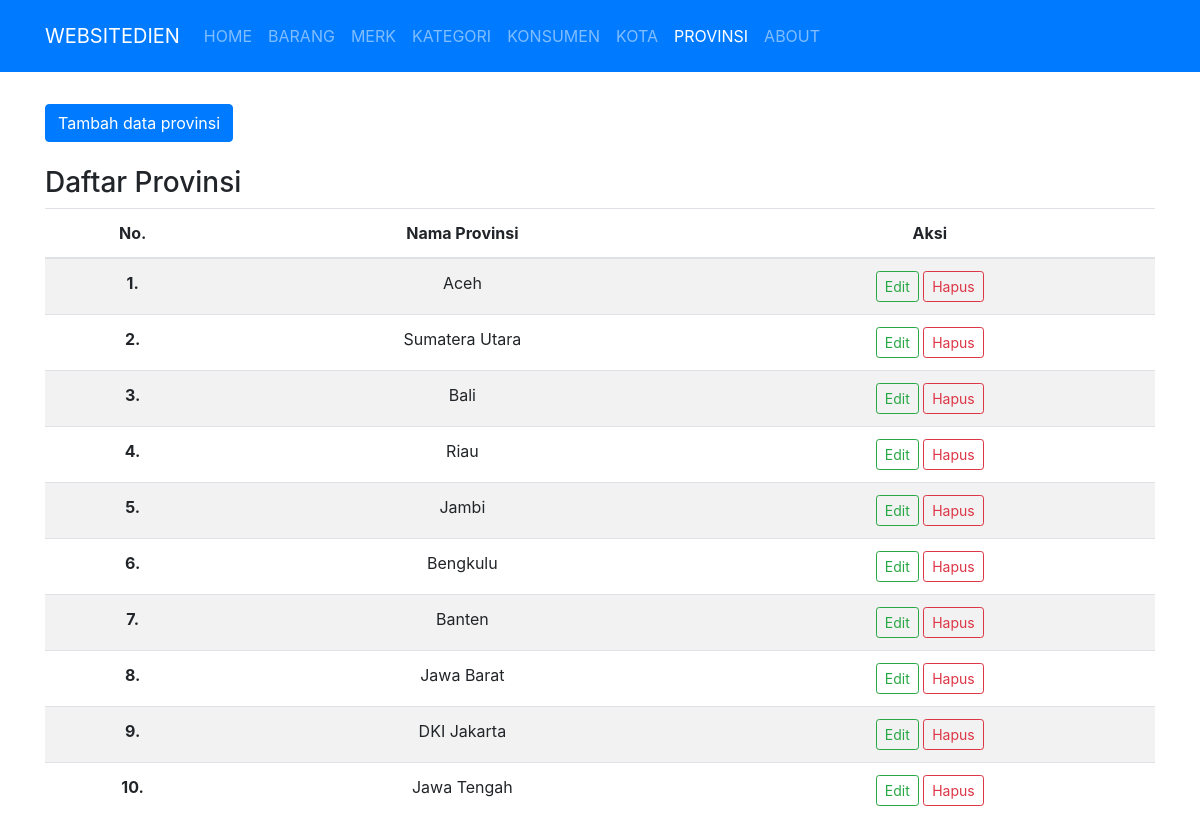
The page /public/provinsi on the database as committed earlier.
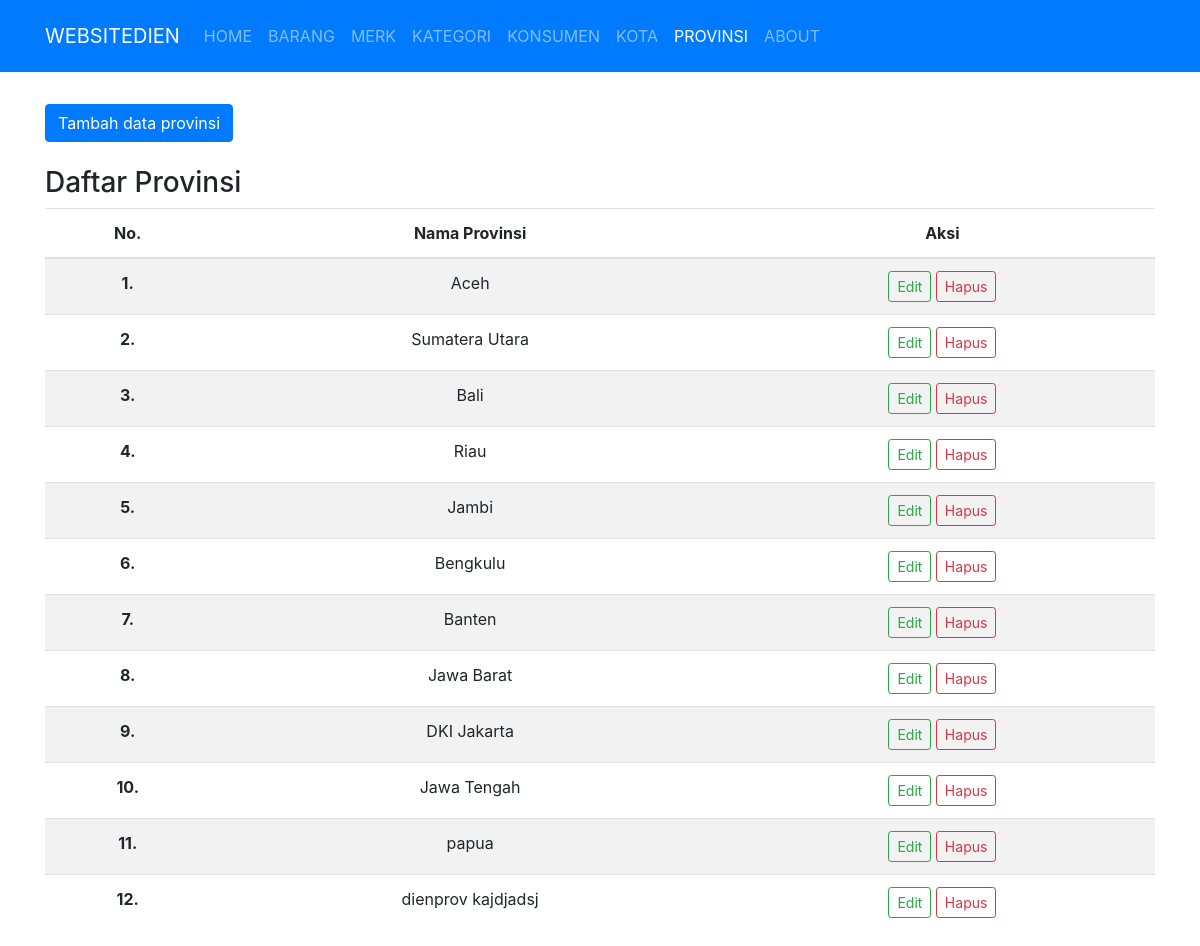
The same page on the database as committed later.
### tables this page shows
CREATE TABLE `provinsi` (
  `id_prov` int(11) NOT NULL,
  `nama_prov` varchar(50) NOT NULL
);

### app/core/Controller.php (called while the page is built, shortened)
<?php
class Controller
{
    public function view($view, $data = [])
    {
        require_once '../app/views/' . $view . '.php';
    }
    public function model($model)
    {
        return new $model;
    }
}

### app/controllers/Provinsi.php (called while the page is built, shortened)
<?php
class Provinsi extends Controller
{
    public function index()
    {
        $data['judul'] = 'Provinsi';
        $data['provinsi'] = $this->model('Provinsi_model')->getAllProvinsi();
        $this->view('provinsi/index', $data);
    }
}

### app/core/App.php (called while the page is built, shortened)
<?php
class App
{
    protected $method = 'index';
    protected $params = [];
    public function __construct()
    {
        $this->controller = new $this->controller;
        call_user_func_array([$this->controller, $this->method], $this->params);
    }
}

### public/index.php (called while the page is built, shortened)
<?php
$app = new App;

### app/core/Database.php (called while the page is built, shortened)
<?php
class Database
{
    private $host = DB_HOST;
    private $user = DB_USER;
    private $pass = DB_PASS;
    private $db_name = DB_NAME;
    private $dbh;
    private $stmt;
    public function __construct()
    {
        $dsn = 'mysql:host=' . $this->host . ';dbname=' . $this->db_name;
        $option = [
            PDO::ATTR_PERSISTENT => true,
            PDO::ATTR_ERRMODE => PDO::ERRMODE_EXCEPTION
        ];
        try {
            $this->dbh = new PDO($dsn, $this->user, $this->pass, $option);
        } catch (PDOException $err) {
            die($err->getMessage());
        }
    }
    public function query($query)
    {
        $this->stmt = $this->dbh->prepare($query);
    }
    public function execute()
    {
        $this->stmt->execute();
    }
    public function resultSet()
    {
        $this->execute();
        return $this->stmt->fetchAll(PDO::FETCH_ASSOC);
    }
}

### app/models/Provinsi_model.php (called while the page is built, shortened)
<?php
class Provinsi_model
{
    private $table = 'provinsi';
    private $db;
    public function __construct()
    {
        $this->db = new Database;
    }
    public function getAllProvinsi()
    {
        $this->db->query('SELECT * FROM ' . $this->table);
        return $this->db->resultSet();
    }
}

### app/views/provinsi/index.php (the view, shortened to what this page needs)
<div class="container mt-3">
    <div class="row mt-3">
        <div class="col-lg-12">
            <button type="button" class="btn btn-primary mb-4 tambahDataProv" data-toggle="modal" data-target="#formModal">
                Tambah data provinsi
            </button>
            <h3>Daftar Provinsi</h3>
            <table class="table table-striped">
                <thead>
                    <tr>
                        <th scope="col">No.</th>
                        <th scope="col">Nama Provinsi</th>
                        <th scope="col">Aksi</th>
                    </tr>
                </thead>
                <tbody>
                    <?php
                    $i = 0;
                    foreach ($data['provinsi'] as $prov) :
                        ?>
                        <tr>
                            <th scope="row"><?= $i + 1 ?>.</th>
                            <td><?= $prov['nama_prov']; ?></td>
                            <td>
                                <a href="<?= BASEURL; ?>/provinsi/edit/<?= $prov['id_prov']; ?>" class="btn btn-outline-success btn-sm editDataProv" data-toggle="modal" data-target="#formModal" data-id="<?= $prov['id_prov'] ?>">Edit</a>
                                <a href="<?= BASEURL; ?>/provinsi/hapus/<?= $prov['id_prov']; ?>" class="btn btn-outline-danger btn-sm" onclick="return confirm('Yakin akan dihapus ?');">Hapus</a>
                            </td>
                        </tr>
                        <?php
                        $i++;
                    endforeach;
                    ?>
                </tbody>
            </table>
        </div>
    </div>
</div>

Rows that differ between the two databases and show on the page:
added provinsi: nama_prov "papua"
added provinsi: nama_prov "dienprov kajdjadsj"
